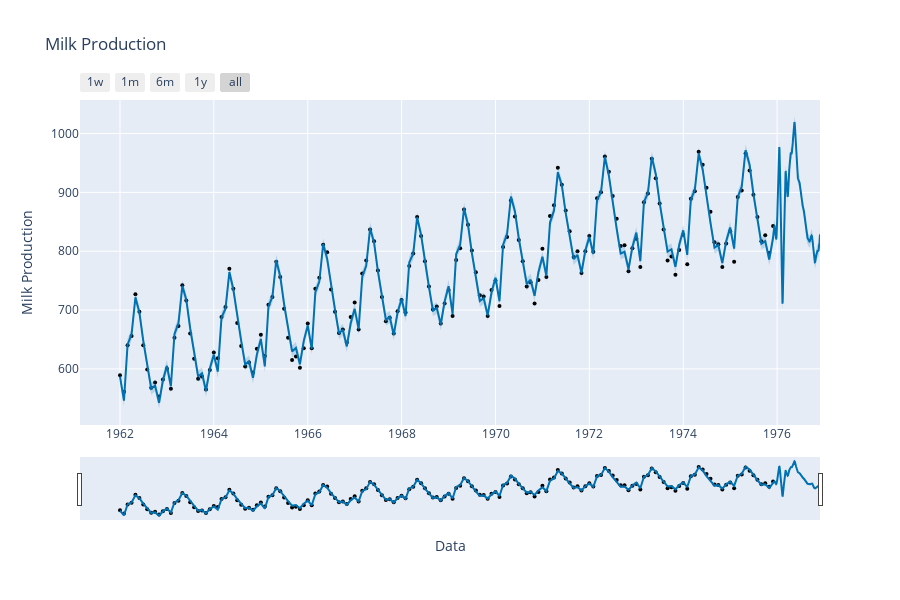

The notebook cell saved with this chart:
### Code cell
######################### Dynamic PLOT ###############################
from prophet.plot import plot_plotly
from datetime import datetime

fig = plot_plotly(model_tuned, forecast)
fig.update_layout( 
                  yaxis_title="Milk Production",
                  xaxis_title="Data",
                  title="Milk Production",
                  )
#################### vertical line ############
#fig.add_vline(x=datetime.today(), line_width=3, line_dash="dash", line_color="red")
##############################################
#st.plotly_chart(fig)

fig

### Figure 1 — Plotly figure (JSON) as saved in the notebook; plotly's stock layout.template omitted (floating-point values rounded to 4 significant figures; data arrays with more than 128 entries replaced by an {"elided": "..."} marker saying what was removed)
{"data": [{"marker": {"color": "black", "size": 4}, "mode": "markers", "name": "Actual", "type": "scatter", "x": {"elided": "168 str values"}, "y": {"elided": "168 int values"}}, {"hoverinfo": "skip", "line": {"width": 0}, "mode": "lines", "type": "scatter", "x": {"elided": "533 str values"}, "y": {"elided": "533 float values"}}, {"fill": "tonexty", "fillcolor": "rgba(0, 114, 178, 0.2)", "line": {"color": "#0072B2", "width": 2}, "mode": "lines", "name": "Predicted", "type": "scatter", "x": {"elided": "533 str values"}, "y": {"elided": "533 float values"}}, {"fill": "tonexty", "fillcolor": "rgba(0, 114, 178, 0.2)", "hoverinfo": "skip", "line": {"width": 0}, "mode": "lines", "type": "scatter", "x": {"elided": "533 str values"}, "y": {"elided": "533 float values"}}], "layout": {"height": 600, "showlegend": false, "title": {"text": "Milk Production"}, "width": 900, "xaxis": {"rangeselector": {"buttons": [{"count": 7, "label": "1w", "step": "day", "stepmode": "backward"}, {"count": 1, "label": "1m", "step": "month", "stepmode": "backward"}, {"count": 6, "label": "6m", "step": "month", "stepmode": "backward"}, {"count": 1, "label": "1y", "step": "year", "stepmode": "backward"}, {"step": "all"}]}, "rangeslider": {"visible": true}, "title": {"text": "Data"}, "type": "date"}, "yaxis": {"title": {"text": "Milk Production"}}}}
